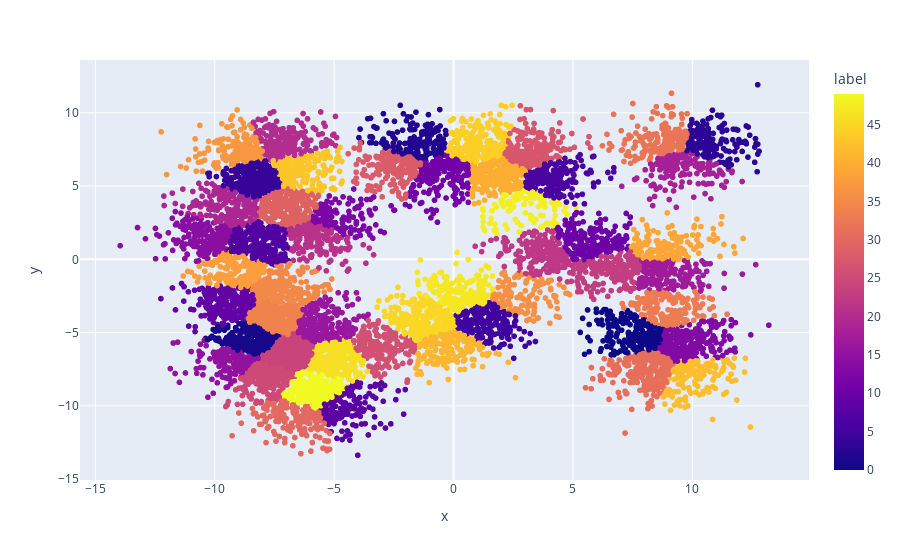

The code cell stored with this chart in its notebook:
### Code cell
fig = px.scatter(df, x="x", y="y", color='label')
fig.show()

### Figure 1 — Plotly figure (JSON) as saved in the notebook; plotly's stock layout.template omitted (floating-point values rounded to 4 significant figures; data arrays with more than 128 entries replaced by an {"elided": "..."} marker saying what was removed)
{"data": [{"hovertemplate": "x=%{x}<br>y=%{y}<br>label=%{marker.color}<extra></extra>", "legendgroup": "", "marker": {"color": {"elided": "10000 int values"}, "coloraxis": "coloraxis", "symbol": "circle"}, "mode": "markers", "name": "", "showlegend": false, "type": "scattergl", "x": {"elided": "10000 float values"}, "xaxis": "x", "y": {"elided": "10000 float values"}, "yaxis": "y"}], "layout": {"coloraxis": {"colorbar": {"title": {"text": "label"}}, "colorscale": [[0, "#0d0887"], [0.1111, "#46039f"], [0.2222, "#7201a8"], [0.3333, "#9c179e"], [0.4444, "#bd3786"], [0.5556, "#d8576b"], [0.6667, "#ed7953"], [0.7778, "#fb9f3a"], [0.8889, "#fdca26"], [1, "#f0f921"]]}, "legend": {"tracegroupgap": 0}, "margin": {"t": 60}, "xaxis": {"anchor": "y", "domain": [0, 1], "title": {"text": "x"}}, "yaxis": {"anchor": "x", "domain": [0, 1], "title": {"text": "y"}}}}
